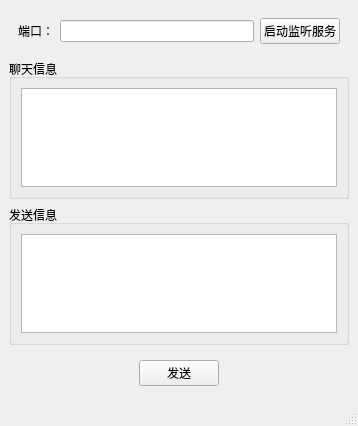
<?xml version="1.0" encoding="UTF-8"?>
<ui version="4.0">
 <class>MainWindow</class>
 <widget class="QMainWindow" name="MainWindow">
  <property name="geometry">
   <rect>
    <x>0</x>
    <y>0</y>
    <width>358</width>
    <height>426</height>
   </rect>
  </property>
  <property name="windowTitle">
   <string>MainWindow</string>
  </property>
  <widget class="QWidget" name="centralwidget">
   <layout class="QVBoxLayout" name="verticalLayout">
    <item>
     <widget class="QWidget" name="widget" native="true">
      <layout class="QHBoxLayout" name="horizontalLayout">
       <item>
        <widget class="QLabel" name="label">
         <property name="text">
          <string>端口：</string>
         </property>
        </widget>
       </item>
       <item>
        <widget class="QLineEdit" name="port"/>
       </item>
       <item>
        <widget class="QPushButton" name="setListen">
         <property name="text">
          <string>启动监听服务</string>
         </property>
        </widget>
       </item>
      </layout>
     </widget>
    </item>
    <item>
     <widget class="QGroupBox" name="groupBox">
      <property name="title">
       <string>聊天信息</string>
      </property>
      <layout class="QHBoxLayout" name="horizontalLayout_2">
       <item>
        <widget class="QTextEdit" name="record"/>
       </item>
      </layout>
     </widget>
    </item>
    <item>
     <widget class="QGroupBox" name="groupBox_2">
      <property name="title">
       <string>发送信息</string>
      </property>
      <layout class="QHBoxLayout" name="horizontalLayout_3">
       <item>
        <widget class="QTextEdit" name="msg"/>
       </item>
      </layout>
     </widget>
    </item>
    <item>
     <widget class="QWidget" name="widget_2" native="true">
      <layout class="QHBoxLayout" name="horizontalLayout_4">
       <item>
        <spacer name="horizontalSpacer">
         <property name="orientation">
          <enum>Qt::Horizontal</enum>
         </property>
         <property name="sizeHint" stdset="0">
          <size>
           <width>40</width>
           <height>20</height>
          </size>
         </property>
        </spacer>
       </item>
       <item>
        <widget class="QPushButton" name="sendMsg">
         <property name="text">
          <string>发送</string>
         </property>
        </widget>
       </item>
       <item>
        <spacer name="horizontalSpacer_2">
         <property name="orientation">
          <enum>Qt::Horizontal</enum>
         </property>
         <property name="sizeHint" stdset="0">
          <size>
           <width>114</width>
           <height>20</height>
          </size>
         </property>
        </spacer>
       </item>
      </layout>
     </widget>
    </item>
   </layout>
  </widget>
  <widget class="QMenuBar" name="menubar">
   <property name="geometry">
    <rect>
     <x>0</x>
     <y>0</y>
     <width>358</width>
     <height>22</height>
    </rect>
   </property>
  </widget>
  <widget class="QStatusBar" name="statusbar"/>
 </widget>
 <resources/>
 <connections/>
</ui>
